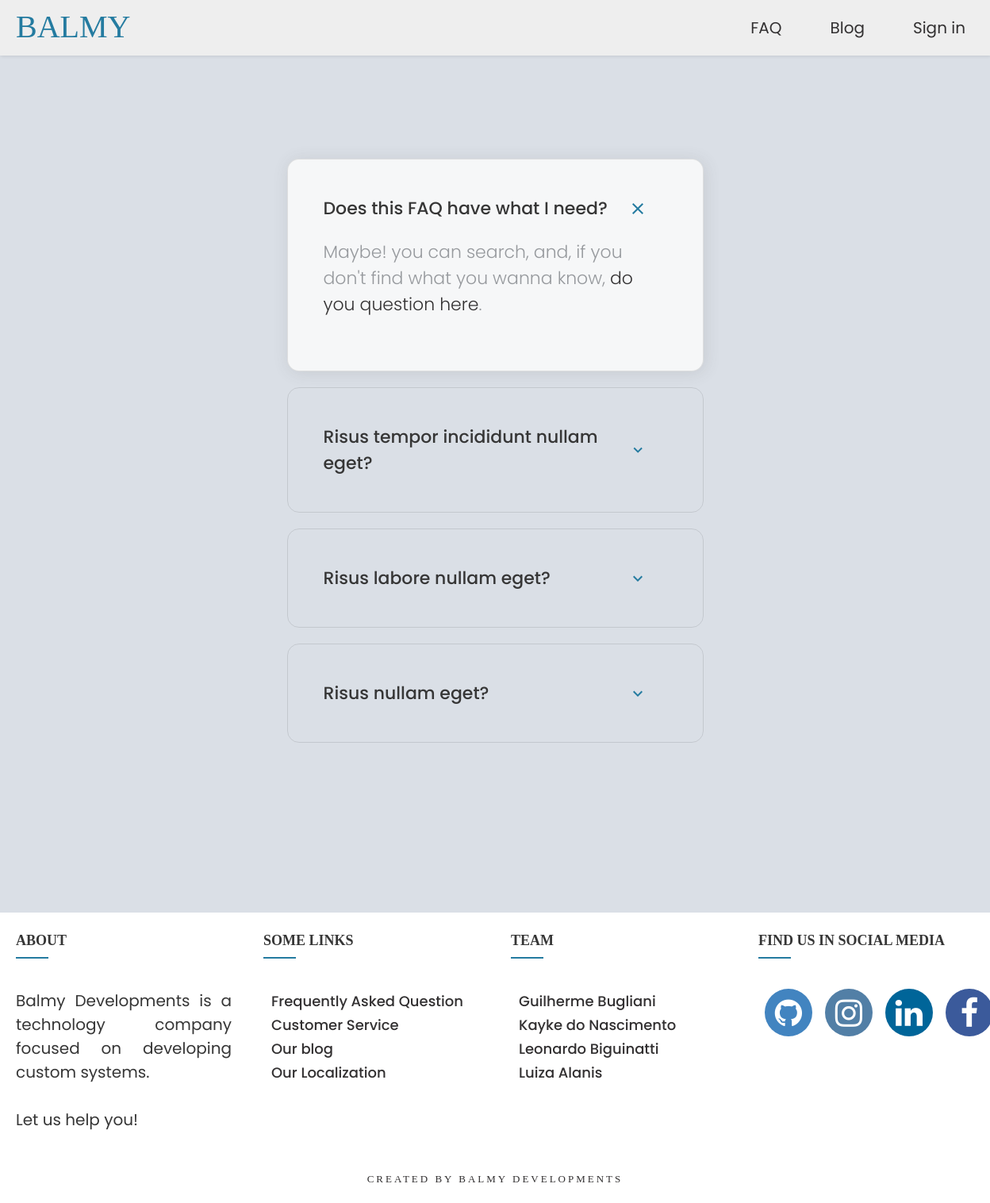
Page /SitePHP/faq.php on the committed database.
### tables this page shows
create table perguntas(
	id int primary key auto_increment,
    autor varchar(20),
    email varchar(80),
    pergunta longtext not null,
    resposta longtext
);

### SitePHP/faq.php (the view, shortened to what this page needs)
<!doctype html>
<html lang="pt-br">
    <head>
        <link rel="stylesheet" href="styleFAQ.css">
    </head>
    <body>
        <?php
            include 'conexao.php';
            include 'nav.php';
            $consulta = $cn->query("select * from perguntas where valida = 'S'");
        ?>
<div class="space"></div>
<div class="geral">
<div class="animated animatedFadeInUp fadeInUp">
    <details open>
        <summary>
            Does this FAQ have what I need?
            <svg class="control-icon control-icon-close" width="24" height="24" role="presentation"><use xmlns:xlink="http://www.w3.org/1999/xlink" xlink:href="#close" /></svg>
        </summary>
        <p>Maybe! you can search, and, if you don't find what you wanna know, <a href="duvidaForm.php"> do you question here</a>.</p>
    </details>
    <?php while ($exibe = $consulta->fetch(PDO::FETCH_ASSOC)) {?>
        <details>
            <summary>
            <?php echo $exibe['pergunta']; ?>
                <svg class="control-icon control-icon-expand" width="24" height="24" role="presentation"><use xmlns:xlink="http://www.w3.org/1999/xlink" xlink:href="#expand-more" /></svg>
            </summary>
        </details>
    <?php } ?>
    </div>
    </div>
    </body>
</html>

### SitePHP/styleFAQ.css (style rules this page uses)
body { font-family: 'Poppins'; background-color: #f6f7f8; margin: 0; overflow-x: hidden; padding: 0; }
details { width: 75%; min-height: 5px; max-width: 700px; padding: 45px 70px 45px 45px; margin: 0 auto; position: relative; font-size: 22px; border: 1px solid rgba(0,0,0,.1); border-radius: 15px; box-sizing: border-box; -webkit-transition: all .3s; transition: all .3s; }
details + details { margin-top: 20px; }
details[open] { min-height: 50px; background-color: #f6f7f8; box-shadow: 2px 2px 20px rgba(77, 77, 77, 0.137); }
details p { color: #96999d; font-weight: 300; }
summary { display: -webkit-box; display: flex; -webkit-box-pack: justify; justify-content: space-between; -webkit-box-align: center; align-items: center; font-weight: 500; cursor: pointer; }
.control-icon { fill:#247BA0; -webkit-transition: .3s ease; transition: .3s ease; pointer-events: none; }
.control-icon-close { display: none; }
details[open] .control-icon-close { display: initial; -webkit-transition: .3s ease; transition: .3s ease; }
.space { height: 200px; width: 100%; }
.animated { animation-duration: 1s; animation-fill-mode: both; -webkit-animation-duration: 1s; -webkit-animation-fill-mode: both; }
.animatedFadeInUp { opacity: 0; }
.fadeInUp { opacity: 0; animation-name: fadeInUp; -webkit-animation-name: fadeInUp; }

### SitePHP/style.css (style rules this page uses)
body { color: #363636; font-family: 'Poppins'; font-size: 20px; margin: 0; overflow-x: hidden; background-color: rgb(218, 223, 230); }
a { color: #323031; }
.animated { animation-duration: 1s; animation-fill-mode: both; -webkit-animation-duration: 1s; -webkit-animation-fill-mode: both; }
.animatedFadeInUp { opacity: 0; }
.fadeInUp { opacity: 0; animation-name: fadeInUp; -webkit-animation-name: fadeInUp; }
html, body { height:100%; }
.geral { min-height:100%; position:relative; display: flex; justify-content: center; }
* { outline: none; }

### SitePHP/footer.css (style rules this page uses)
footer { position: relative; font-family: 'Poppins'; bottom: 0px; width: 100%; background: #fff; margin-top: 150px; }
a { text-decoration: none; }
.main-content { display: flex; }
.main-content .box { flex-basis: 50%; padding: 10px 20px; }
.box h2 { font-size: 18px; font-weight: 600; text-transform: uppercase; }
.box .content { margin: 20px 0 0 0; position: relative; }
.box .content:before { position: absolute; content: ''; top: -10px; height: 2px; width: 100%; background: #FFF; }
.box .content:after { position: absolute; content: ''; height: 2px; width: 15%; background: #247BA0; top: -10px; }
.left .content p { text-align: justify; }
.center .content .text { font-size: 18px; font-weight: 500; padding-left: 10px; }
.credits { background: #FFF; width: 100%; height: 60px; display: flex; justify-content: center; align-items: center; color: #323031; font-size: 13px; letter-spacing: 3px; font-family:'ADAM'; }
h2 { font-family: 'ADAM'; }
.social { width: 180px; display: flex; justify-content:space-between; align-items:center; }
.social-icons { display: -webkit-box; display: flex; }
.social-icon { display: -webkit-box; display: flex; -webkit-box-align: center; align-items: center; -webkit-box-pack: center; justify-content: center; position: relative; width: 60px; height: 60px; margin: 0 0.5rem; border-radius: 50%; cursor: pointer; font-family: "Helvetica Neue", "Helvetica", "Arial", sans-serif; font-size: 2.5rem; text-decoration: none; -webkit-transition: all 0.15s ease; transition: all 0.15s ease; }
.social-icon--linkedin { background: #006599; color: #fff; }
.social-icon--facebook { background: #3b5a9b; color: #fff; }
.social-icon--instagram { background: #527fa6; color: #fff; }
.social-icon--github { background: #4284c0; color: #fff; }
.social-icon i { position: relative; top: 1px; }

### rows in the picture
perguntas: pergunta "Risus tempor incididunt nullam eget?"
perguntas: pergunta "Risus labore nullam eget?"
perguntas: pergunta "Risus nullam eget?"
